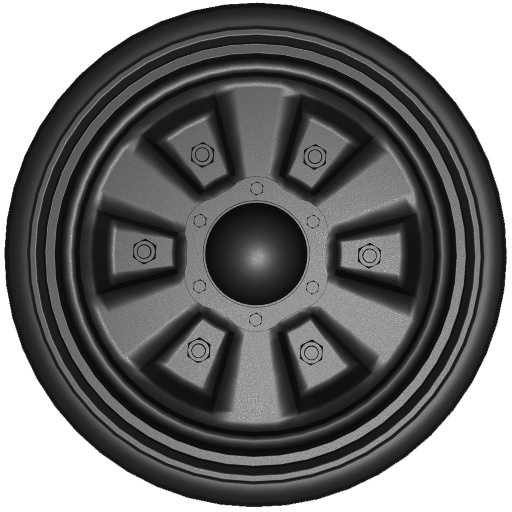
#> input picture data/tank-wheel/grayscale/frontal.jpg, 512 x 512 px, found by its file name
$ python main.py
#> lines starting #> are read from the running program, lines starting #| are printed output that depends on the picture
import os
import numpy as np
from PIL import Image, ImageDraw

IMAGE_PATH  = R"data\tank-wheel\grayscale\frontal.jpg"
IMAGE_SIZE  = (512, 512)
EXPO_HEIGHT = 2.0

'''
In 3D model coordinate (x-axis, y-axis, z-axis):
    x-axis: horizontal axis
    y-axis: vertical axis
    z-axis: depth axis
'''
MODEL_SIZE            = 2.0
MODEL_STEP_HORIZONTAL = MODEL_SIZE / (IMAGE_SIZE[0] - 1)
MODEL_STEP_VERTICAL   = MODEL_SIZE / (IMAGE_SIZE[1] - 1)
MODEL_STEP_DEPTH      = 0.5

def load_image(image_path: str) -> np.array:
    result = None
    try:
        image  = Image.open(image_path).convert('L')
        result = np.array(image).astype(np.float32) / 255.0 # normalize pixel values to [0.0, 1.0]
    except Exception as e:
        result = None
        print(f"Error loading or normalizing the image: {e}")
    return result

def generate_depthmap(image: np.array) -> np.array:
    '''
    Generate depth-map by transform pixel of 2d image
    '''
    # find lowest and highest pixel values
    pixel_lowest  = 0
    pixel_highest = 0
    for r in range(IMAGE_SIZE[0]):
        for c in range(IMAGE_SIZE[1]):
            value = image[r][c]
            if value < pixel_lowest:
                pixel_lowest = value
            if value > pixel_highest:
                pixel_highest = value
    pixel_max_height = pixel_highest - pixel_lowest
    # pixel transformation
    result = np.zeros(IMAGE_SIZE)
    for r in range(IMAGE_SIZE[0]):
        for c in range(IMAGE_SIZE[1]):
            value = image[r][c]
            value = (value - pixel_lowest) / pixel_max_height # normalize pixel that base on lowest and highest pixel values
            value **= EXPO_HEIGHT # exponential transformation (contrast adjustment, brightness enhancement, noise reduction)
            result[r][c] = value
    print(f"Generated Depthmap")
    return result

def generate_vertices(depth_map: np.array) -> list:
    '''
    Generate vertices (3D model coordinate) from a 2D image
    '''
    vertices = []
    origin = (0.0, 0.0, 0.0)
    for r in range(IMAGE_SIZE[0]):
        for c in range(IMAGE_SIZE[1]):
            x = origin[0] + MODEL_STEP_HORIZONTAL * r
            y = origin[1] + MODEL_STEP_DEPTH * depth_map[r][c]
            z = origin[2] + MODEL_STEP_VERTICAL * c
            vertices.append((x, y, z))
    print("Generated Vertices")
    return vertices

def generate_edges_and_triangles() -> tuple:
    '''
    Generate edges and triangles for a 2D array
    '''
    edges = []
    triangles = []
    for r in range(IMAGE_SIZE[0] - 1):
        for c in range(IMAGE_SIZE[1] - 1):
            v = r * IMAGE_SIZE[0] + c
            v0 = v
            v1 = v + 1
            v2 = v + IMAGE_SIZE[0] + 1
            v3 = v + IMAGE_SIZE[0]
            edges.append((v0, v1))
            edges.append((v1, v2))
            edges.append((v2, v0))
            edges.append((v2, v3))
            edges.append((v3, v0))
            triangles.append((v0, v1, v2))
            triangles.append((v0, v2, v3))
    print("Generated Edges & Triangles")
    return (edges, triangles)

def export_depth_map(depth_map, image_path):
    image = Image.new("RGB", IMAGE_SIZE, 0)
    draw  = ImageDraw.ImageDraw(image)
    for r in range(IMAGE_SIZE[0]):
        for c in range(IMAGE_SIZE[1]):
            color = int(depth_map[r][c] * 255.0)
            draw.point((r, c), (color, color, color))
    image.save(image_path)
    print(f"Saved '{image_path}'")
    return

def export_3d_model(vertices, triangles, edges, filename): # wavefront .obj file format
    # https://en.wikipedia.org/wiki/Wavefront_.obj_file
    with open(filename, "w") as file:
        # export vertices : https://en.wikipedia.org/wiki/Wavefront_.obj_file#Geometric_vertex
        for vertex in vertices:
            file.write(f"v {vertex[0]:.5f} {vertex[1]:.5f} {vertex[2]:.5f}\n")
        # export faces : https://en.wikipedia.org/wiki/Wavefront_.obj_file#Face_elements
        for triangle in triangles: # vertex indices
            file.write(f"f {triangle[2] + 1} {triangle[1] + 1} {triangle[0] + 1}\n") # the offset in that vertex list, starting at 1
        # for edge in edges:
        #     file.write(f"f {edge[0] + 1} {edge[1] + 1}\n")
        print(f"Saved '{filename}'")
    return

def main():
    # generate 3d model
    image = load_image(IMAGE_PATH)
#> in load_image, image is the input picture: PIL image 512x512 L; min 5, max 255, mean 114.4
    depth_map = generate_depthmap(image)
#> after the loop in generate_depthmap, `for r in range(IMAGE_SIZE[0]):`: pixel_highest = 1; pixel_lowest = 0
#> in generate_depthmap, `pixel_max_height = pixel_highest - pixel_lowest`: pixel_max_height = 1
#> after the loop in generate_depthmap, `for r in range(IMAGE_SIZE[0]):`:
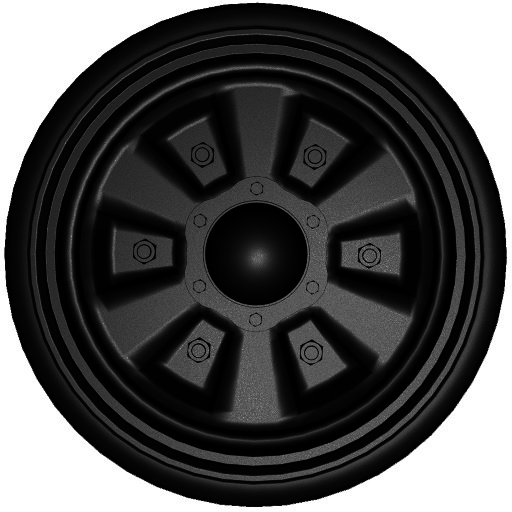
#> result: shape (512, 512) float64; min 0.000384, max 1, mean 0.322
    vertices  = generate_vertices(depth_map)
#> after the loop in generate_vertices, `for r in range(IMAGE_SIZE[0]):`: vertices = 262144 items
#> vertices = 262144 items
    edges, triangles = generate_edges_and_triangles()

    # make output directory
    parts = IMAGE_PATH.split("\\")
    folder_name = parts[1]
    file_name   = parts[3].split(".")[0]
    output_dir  = RF"result\{folder_name}"
    os.makedirs(output_dir, exist_ok=True)

    # export 3d model to files
    export_depth_map(depth_map, RF"{output_dir}\{file_name}_depth-map.png")
#> in export_depth_map, `image = Image.new("RGB", IMAGE_SIZE, 0)`: image: PIL image 512x512 RGB; every value is 0
#> in export_depth_map, `image.save(image_path)`:
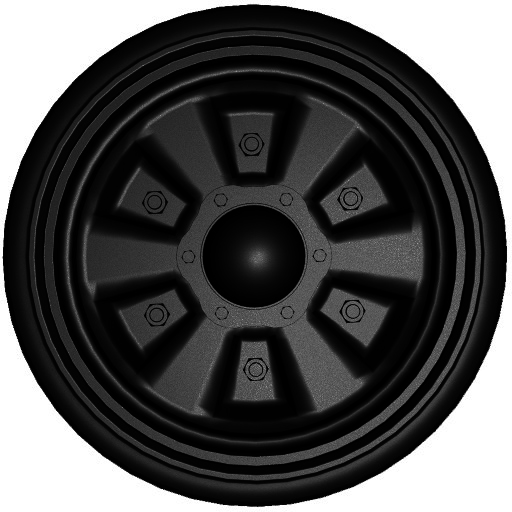
#> saved as frontal_depth-map.png: PIL image 512x512 RGB; min 0, max 255, mean 81.8
    export_3d_model(vertices, triangles, edges, RF"{output_dir}\{file_name}.obj")
#> the loop in export_3d_model, `for vertex in vertices:` made 262144 passes
#> vertex on passes 1 to 3: (0, 0.5, 0), (0, 0.5, 0.00391), (0, 0.5, 0.00783)

if __name__ == "__main__":
    main()
